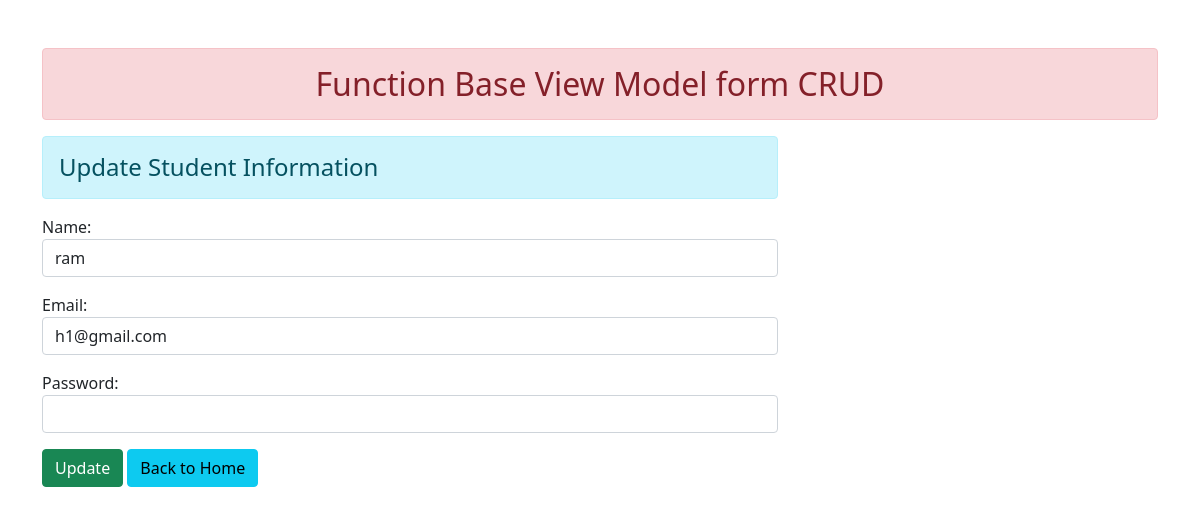
The app's page /1/, older data.
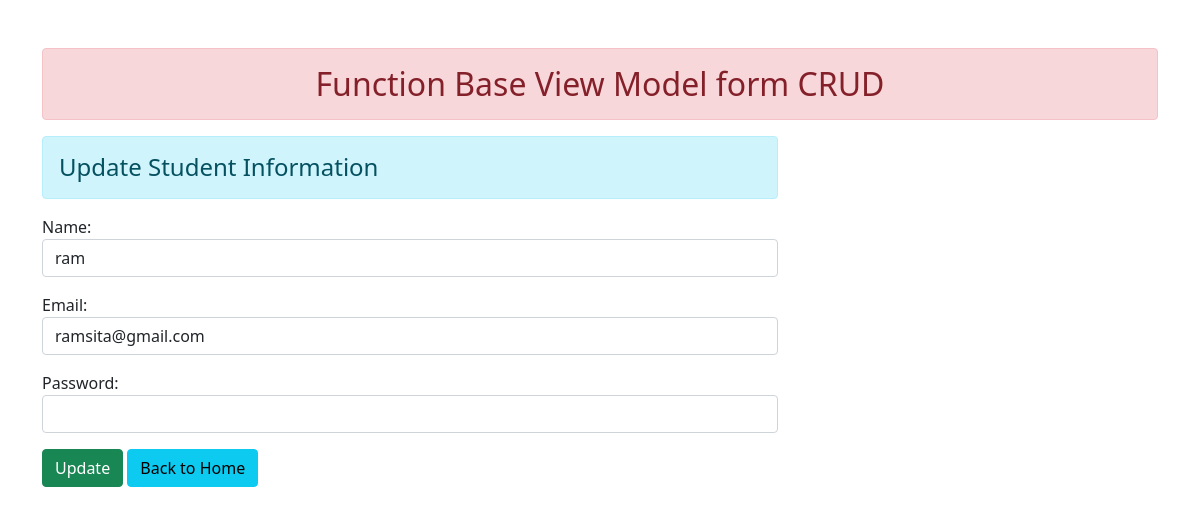
The same page, newer data.
### enroll/models.py (models this page shows, shortened)
class User(models.Model):
    name=models.CharField(max_length=70)
    email=models.EmailField(max_length=100)
    password=models.CharField(max_length=100)

### enroll/views.py (the view)
# urls.py: path('<int:id>/',views.update_data,name="updated-data")
def update_data(request,id):
    if request.method == 'POST':
        pi = User.objects.get(pk=id)
        fm=StudentsRegisteration(request.POST,instance=pi)
        if fm.is_valid():
            fm.save()
    else:
        pi = User.objects.get(pk=id)
        fm=StudentsRegisteration(instance=pi)
    return render(request,'enroll/update_students.html',{'form':fm})

### enroll/forms.py
class StudentsRegisteration(forms.ModelForm):
    class Meta:
        model=User
        fields=['name','email','password']
        widgets = {
            'name':forms.TextInput(attrs={'class':'form-control'}),
            'email':forms.EmailInput(attrs={'class':'form-control'}),
            'password':forms.PasswordInput(attrs={'class':'form-control'}),
        }

### enroll/templates/enroll/update_students.html (shortened to what this page needs)
{% extends 'enroll/base.html' %}
{% block content %}
<div class="row">
    <div class="col-sm-8 offse-2">
        <h4 class="alert alert-info">Update Student Information</h4>
        <form action="" method="post">
            {{form.as_p}}
            <input type="submit" class="btn btn-success" value="Update">
            <a href="{% url 'add_show' %}" class="btn btn-info" >Back to Home</a>
    </div>
</div>
{% endblock content%}

Row changes from the older to the newer data that the page shows:
changed User "ram": email "h1@gmail.com" → "ramsita@gmail.com"
